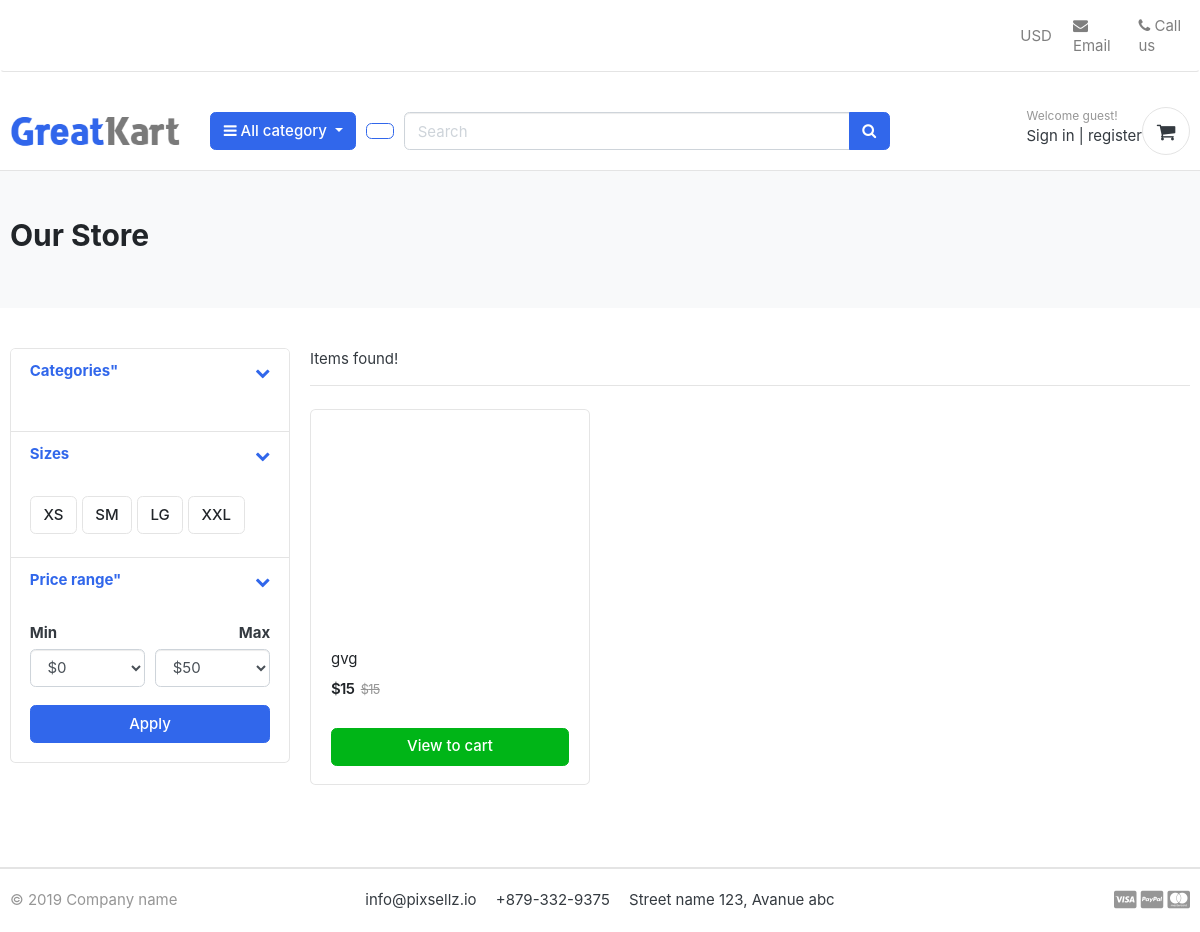
Before: /post/post-list/ with the older database file.
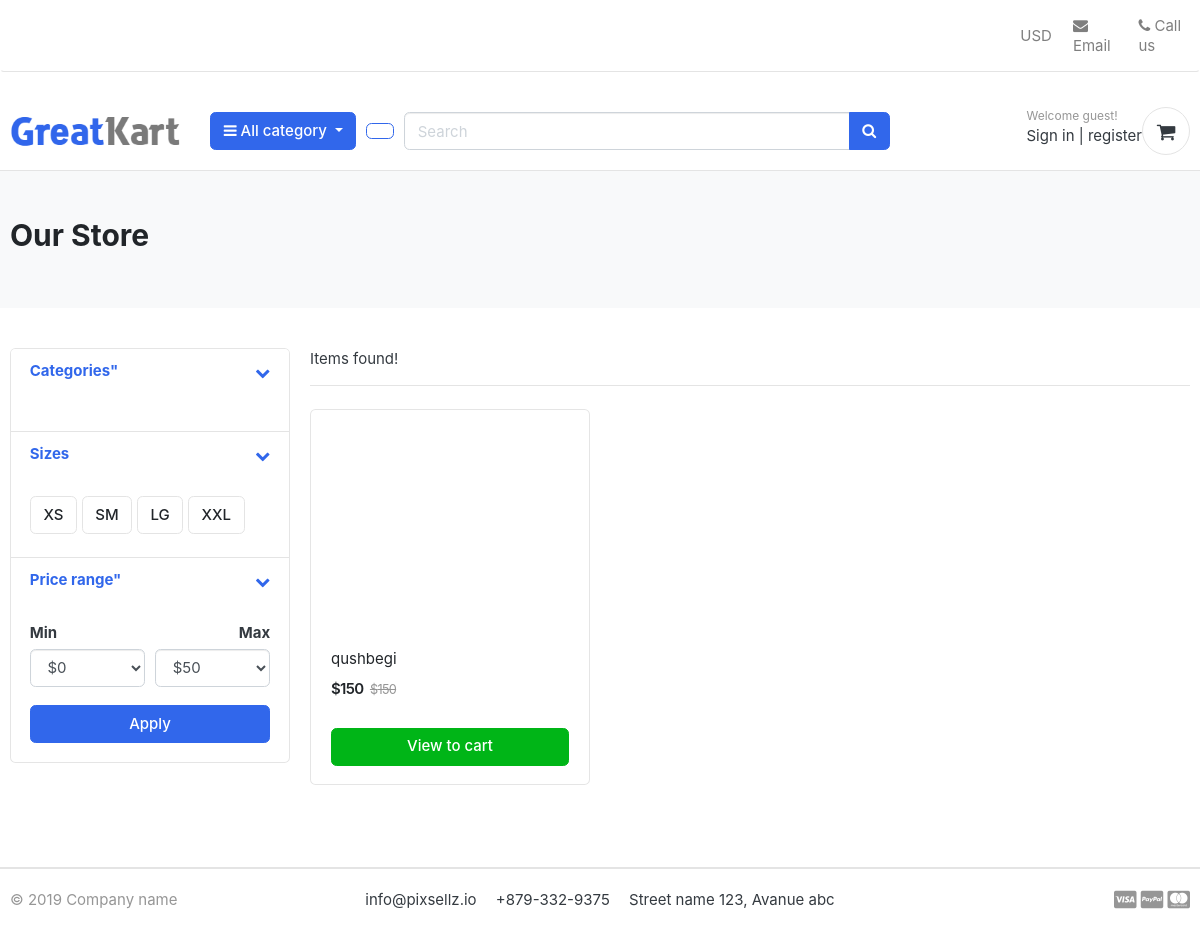
After: the same page with the newer database file.
### post/models.py (models this page shows, shortened)
class Kvartera(models.Model):
    title = models.CharField(max_length=100)
    slug = AutoSlugField(populate_from='title', unique=True)
    category = models.ForeignKey(Category,on_delete=models.CASCADE)
    description = models.TextField()
    price = models.IntegerField()
    number_rooms = models.IntegerField()
    total_area = models.IntegerField()
    living_space = models.IntegerField()
    kitchen_area = models.PositiveIntegerField()
    floor = models.PositiveIntegerField()
    house_floor_plan = models.PositiveIntegerField()
    is_available = models.BooleanField(default=True, help_text="Is product available?")
    class Meta:
        verbose_name = ("kvartera")
        verbose_name_plural = ("kvarteras")
    def get_absolute_url(self):
        return reverse("post:post_list_view", args=[self.category.slug, self.slug])

### post/views/post_list.py (the view)
# urls.py: path("post-list/", post_list_view, name="post_list_view"),
def post_list_view(request, category_slug=None):
        posts = Kvartera.objects.filter(is_available=True)
        if category_slug:
            category = Category.objects.get(slug=category_slug)
            posts = Kvartera.objects.filter(category=category, is_available=True)
        return render(request, "post/post.html", {"posts": posts,})

### templates/post/post.html (shortened to what this page needs)
{% extends "base.html" %}
{% load static %}
{% load i18n %}
{% block content %}
<section class="section-pagetop bg">
    <div class="container">
        <h2 class="title-page">{% trans "Our Store" %}</h2>
    </div>
    </section>
    <section class="section-content padding-y">
    <div class="container">
    <div class="row">
        <aside class="col-md-3">
    <div class="card">
        <article class="filter-group">
            <header class="card-header">
                <a href="#" data-toggle="collapse" data-target="#collapse_1" aria-expanded="true" class="">
                    <i class="icon-control fa fa-chevron-down"></i>
                    <h6 class="title">Categories"</h6>
                </a>
            </header>
            <div class="filter-content collapse show" id="collapse_1" style="">
                <div class="card-body">
                </div>
            </div>
        </article>
        <article class="filter-group">
            <header class="card-header">
                <a href="#" data-toggle="collapse" data-target="#collapse_4" aria-expanded="true" class="">
                    <i class="icon-control fa fa-chevron-down"></i>
                    <h6 class="title">Sizes</h6>
                </a>
            </header>
            <div class="filter-content collapse show" id="collapse_4" style="">
                <div class="card-body">
                  <label class="checkbox-btn">
                    <span class="btn btn-light"> XS </span>
                  </label>
                  <label class="checkbox-btn">
                    <span class="btn btn-light"> SM </span>
                  </label>
                  <label class="checkbox-btn">
                    <span class="btn btn-light"> LG </span>
                  </label>
                  <label class="checkbox-btn">
                    <span class="btn btn-light"> XXL </span>
                  </label>
            </div>
            </div>
        </article>
        <article class="filter-group">
            <header class="card-header">
                <a href="#" data-toggle="collapse" data-target="#collapse_3" aria-expanded="true" class="">
                    <i class="icon-control fa fa-chevron-down"></i>
                    <h6 class="title">Price range"</h6>
                </a>
            </header>
            <div class="filter-content collapse show" id="collapse_3" >
                <form method="get">
                <div class="card-body">
                        <div class="form-row">
                            <div class="form-group col-md-6">
                      <label>Min</label>
                          <select name="min" class="mr-2 form-control">
                            <option value="0">$0</option>
                        </select>
                    </div>
                    <div class="form-group text-right col-md-6">
                      <label>Max</label>
                          <select name="max" class="mr-2 form-control">
                            <option value="50">$50</option>
                        </select>
                    </div>
                </div>
                <button class="btn btn-block btn-primary">Apply</button>
            </div>
        </form>
            </div>
        </article>
    </div>
        </aside>
        <main class="col-md-9">
    <header class="border-bottom mb-4 pb-3">
            <div class="form-inline">
                <span class="mr-md-auto">Items found!</span>
            </div>
    </header>
    <div class="row">
        {% for post in posts %}
        <div class="col-md-4">
            <figure class="card card-product-grid">
                <div class="img-wrap">
                </div>
                <figcaption class="info-wrap">
                    <div class="fix-height">
                        <a href="{{ post.get_absolute_url }}" class="title">{{ post.title }}</a>
                        <div class="price-wrap mt-2">
                            <span class="price">${{ post.price }}</span>
                            <del class="price-old">${{ post.price }}</del>
                        </div>
                    </div>
                    <a href="{{ post.get_absolute_url }}" class="btn btn-block btn-success">View to cart</a>
                </figcaption>
            </figure>
        </div>
        {% endfor %}
    </div>
        </main>
    </div>
    </div>
    </section>
{% endblock %}

### templates/base.html (shortened to what this page needs)
{% load static %}
{% load i18n %}
<!DOCTYPE HTML>
<html lang="en">
<head>
    <link rel="stylesheet" href="https://maxcdn.bootstrapcdn.com/bootstrap/3.4.1/css/bootstrap.min.css">
    <link href="{% static 'css/bootstrap.css' %}" rel="stylesheet" type="text/css"/>
    <link href="{% static 'fonts/fontawesome/css/all.min.css' %}" type="text/css" rel="stylesheet">
    <link href="{% static 'css/ui.css' %}" rel="stylesheet" type="text/css"/>
    <link href="{% static 'css/responsive.css' %}" rel="stylesheet" media="only screen and (max-width: 1200px)"/>
    <link rel="stylesheet" href="https://cdnjs.cloudflare.com/ajax/libs/font-awesome/4.7.0/css/font-awesome.min.css">
</head>
<body>
    {% include 'includes/header.html' %}
    {% block content %}
    {% endblock content %}
    {% include 'includes/fotter.html' %}
</body>
</html>

### templates/includes/header.html (shortened to what this page needs)
{% load static %}
{% load i18n %}
<header class="section-header">
    <nav class="navbar p-md-0 navbar-expand-sm navbar-light border-bottom">
                <ul class="navbar-nav mr-auto">
                    <li class="nav-item dropdown">
                        <a href="#" class="nav-link"> USD </a>
                    </li>
                </ul>
                <ul class="navbar-nav">
                    <li><a href="#" class="nav-link"> <i class="fa fa-envelope"></i> Email </a></li>
                    <li><a href="#" class="nav-link"> <i class="fa fa-phone"></i> Call us </a></li>
                </ul>
    </nav>
    <section class="header-main border-bottom">
        <div class="container">
            <div class="row align-items-center">
                <div class="col-lg-2 col-md-3 col-6">
                    <a href="./" class="brand-wrap">
                        <img class="logo" src="{% static './images/logo.png' %}">
                    </a>
                </div>
                <div class="col-lg col-sm col-md col-6 flex-grow-0">
                    <div class="category-wrap dropdown d-inline-block float-right">
                        <button type="button" class="btn btn-primary dropdown-toggle" data-toggle="dropdown">
                            <i class="fa fa-bars"></i> All category
                        </button>
                    </div>
                </div>
                <a href="#" class="btn btn-outline-primary"></a>
                <div class="col-lg  col-md-6 col-sm-12 col">
                    <form mathod="get" action="#" class="search">
                        <div class="input-group w-100">
                            <input type="text" class="form-control" name="q" style="width:60%;" placeholder="Search">
                            <div class="input-group-append">
                                <button class="btn btn-primary" type="submit">
                                    <i class="fa fa-search"></i>
                                </button>
                            </div>
                        </div>
                    </form>
                </div>
                <div class="col-lg-3 col-sm-6 col-8 order-2 order-lg-3">
                    <div class="d-flex justify-content-end mb-3 mb-lg-0">
                        <div class="widget-header">
                            {% if user.is_authenticated %}
                                <small class="title text-muted">#</small>
                                <div>
                                    <a href="{% url 'account:logout_user' %}" class="mr-3">Sign out
                                        <i class="fa fa-sign-out"></i>
                                    </a>
                                    <a href="{% url 'post:kvarteraview' %}">Elon berish
                                        <i class="col order-12"></i>
                                    </a>
                                </div>
                            {% else %}
                                <small class="title text-muted"> Welcome guest!</small>
                                <div>
                                    <a href="{% url 'account:login' %}">Sign in</a> <span class="dark-transp"> | </span>
                                    <a href="{% url 'account:register' %}"> register</a>
                                </div>
                            {% endif %}
                        </div>
                            <div class="icon icon-sm rounded-circle border"><i class="fa fa-shopping-cart"></i></div>
                    </div>
                </div>
            </div>
        </div>
    </section>
</header>

### templates/includes/fotter.html
<footer class="section-footer border-top">
	<div class="container">
		<section class="footer-bottom border-top row">
			<div class="col-md-2">
				<p class="text-muted"> &copy 2019 Company name </p>
			</div>
			<div class="col-md-8 text-md-center">
				<span  class="px-2">info@pixsellz.io</span>
				<span  class="px-2">+879-332-9375</span>
				<span  class="px-2">Street name 123, Avanue abc</span>
			</div>
			<div class="col-md-2 text-md-right text-muted">
				<i class="fab fa-lg fa-cc-visa"></i>
				<i class="fab fa-lg fa-cc-paypal"></i>
				<i class="fab fa-lg fa-cc-mastercard"></i>
			</div>
		</section>
	</div>
</footer>

### static/css/ui.css (style rules this page uses)
html { font-family: "Inter", sans-serif; font-size: 15px; }
.img-wrap { text-align: center; display: block; }
.price-wrap { letter-spacing: -0.7px; }
.icon-xs, .icon-sm, .icon-md, .icon-lg { display: inline-block; text-align: center; flex-shrink: 0; flex-grow: 0; }
.icon-sm { width: 48px; height: 48px; line-height: 48px !important; font-size: 20px; }
.padding-y { padding-top: 40px; padding-bottom: 40px; }
figure { margin-bottom: 0; }
article:after, .form-group:after { display: block; clear: both; content: ""; }
.bg { background-color: #f8f9fa; }
.title-page { color: #212529; }
p:last-child { margin-bottom: 0; }
.header-main { position: relative; padding-top: 1rem; padding-bottom: 1rem; }
.brand-wrap .logo, .navbar-brand .logo { margin-right: 7px; max-height: 42px; display: inline-block; }
.widget-header { display: inline-block; vertical-align: middle; position: relative; }
.widget-header a { color: #343a40; }
.widget-header .title { display: block; }
.footer-bottom { padding-top: 20px; padding-bottom: 20px; }
.btn-light { background-color: #fff; border-color: #e4e4e4; }
[class*=card-product] a.title { color: #212529; display: block; }
[class*=card-product] .img-wrap { overflow: hidden; position: relative; }
.card-product-grid { margin-bottom: 20px; }
.card-product-grid .img-wrap { border-radius: 0.2rem 0.2rem 0 0; height: 220px; }
.card-product-grid .info-wrap { overflow: hidden; padding: 18px 20px; }
.card-product-grid .fix-height { height: 80px; overflow: hidden; }
.card .img-wrap { overflow: hidden; }
.price { font-weight: 600; color: #212529; }
.price-old { color: #969696; margin-left: 3px; font-size: 85%; }
.icon-control { margin-top: 5px; float: right; font-size: 80%; }
.card-header .title { margin-bottom: 0; line-height: 1.5; }
.filter-group { border-bottom: 1px solid #e4e4e4; }
.filter-group .card-header { border-bottom: 0; }
.filter-group:last-child { border-bottom: 0; }
.checkbox-btn { position: relative; }
.section-pagetop { padding: 45px 0; }

Changed rows visible on the page:
removed Kvartera: title "gvg", price "15"
added Kvartera: title "qushbegi", price "150"
